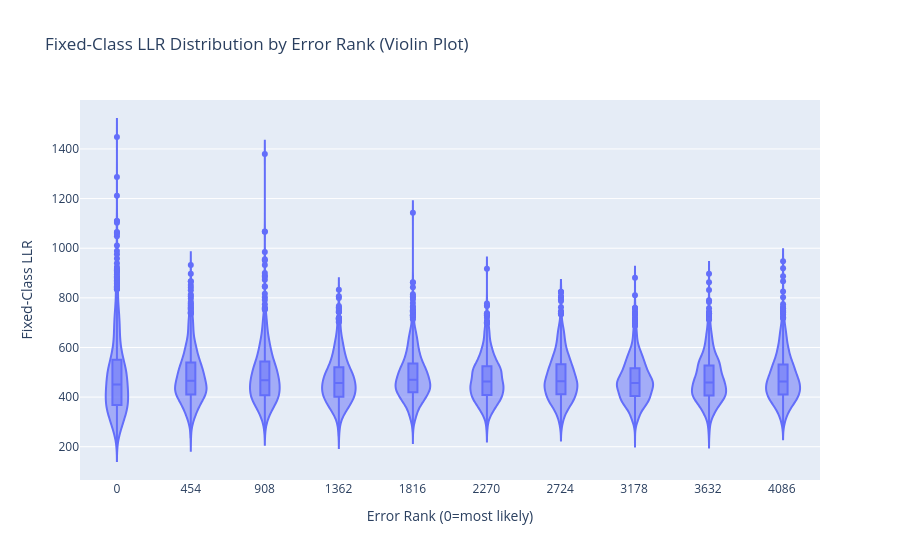

Notebook code for this chart:
### Code cell
# Violin plot for more detailed distribution view
fig = px.violin(
    df_results,
    x="error_rank",
    y="fixed_llr",
    box=True,
    points="outliers",
    title="Fixed-Class LLR Distribution by Error Rank (Violin Plot)",
    labels={
        "error_rank": "Error Rank (0=most likely)",
        "fixed_llr": "Fixed-Class LLR",
    },
)
fig.show()

### Figure 1 — Plotly figure (JSON) as saved in the notebook; plotly's stock layout.template omitted (floating-point values rounded to 4 significant figures; data arrays with more than 128 entries replaced by an {"elided": "..."} marker saying what was removed)
{"data": [{"alignmentgroup": "True", "box": {"visible": true}, "hovertemplate": "Error Rank (0=most likely)=%{x}<br>Fixed-Class LLR=%{y}<extra></extra>", "legendgroup": "", "marker": {"color": "#636efa"}, "name": "", "offsetgroup": "", "orientation": "v", "points": "outliers", "scalegroup": "True", "showlegend": false, "type": "violin", "x": {"elided": "10000 int values"}, "x0": " ", "xaxis": "x", "y": {"elided": "10000 float values"}, "y0": " ", "yaxis": "y"}], "layout": {"legend": {"tracegroupgap": 0}, "title": {"text": "Fixed-Class LLR Distribution by Error Rank (Violin Plot)"}, "violinmode": "group", "xaxis": {"anchor": "y", "domain": [0, 1], "title": {"text": "Error Rank (0=most likely)"}}, "yaxis": {"anchor": "x", "domain": [0, 1], "title": {"text": "Fixed-Class LLR"}}}}
